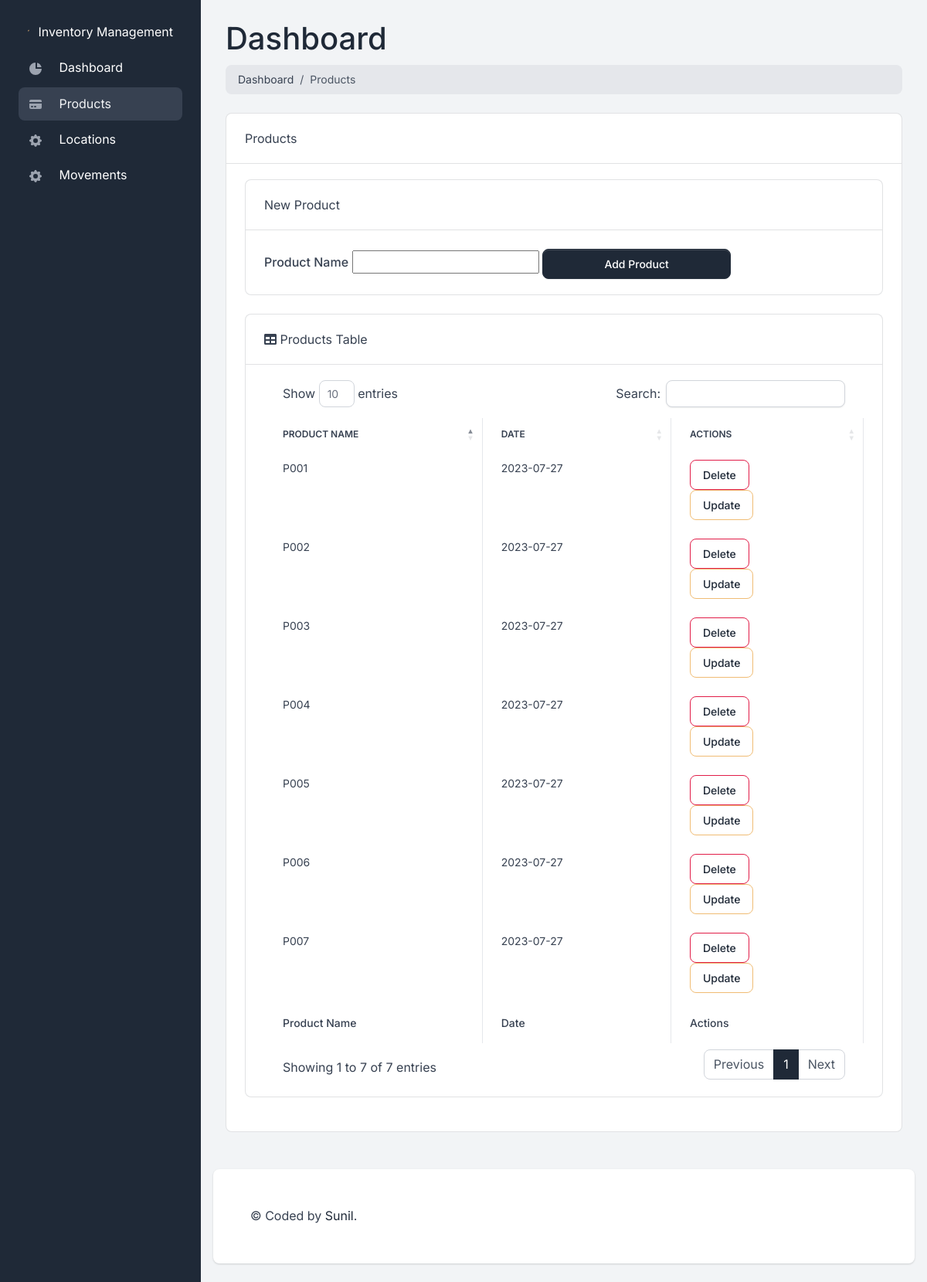
Screenshot of /products/ with the database file from the repository.
### app.py (models this page shows, shortened)
class Product(db.Model):
    __tablename__ = 'products'
    product_id      = db.Column(db.String(200), primary_key=True)
    date_created    = db.Column(db.DateTime, default=datetime.utcnow)

### app.py (the view)
@app.route('/products/', methods=["POST", "GET"])
def viewProduct():
    if (request.method == "POST") and ('product_name' in request.form):
        product_name = request.form["product_name"]
        new_product = Product(product_id=product_name)
        try:
            db.session.add(new_product)
            db.session.commit()
            return redirect("/products/")
        except:
            products = Product.query.order_by(Product.date_created).all()
            return "There Was an issue while add a new Product"
    else:
        products = Product.query.order_by(Product.date_created).all()
        return render_template("products.html", products=products, segment='products')

### templates/products.html (shortened to what this page needs)
{% extends 'layouts/base.html' %}
{% block content %}
<main>
    <div class="container-fluid">
        <h1 class="mt-4">Dashboard</h1>
        <ol class="breadcrumb mb-4">
            <li class="breadcrumb-item"><a href="/">Dashboard</a></li>
            <li class="breadcrumb-item active">Products</li>
        </ol>
        <div class="card mb-4">
            <div class="card-header">Products</div>
            <div class="card-body">
                <div class="card mb-4">
                    <div class="card-header">New Product</div>
                    <div class="card-body">
                        <form action="/products/" method="POST" id="product_form">
                            <label for="product_name" class="col-form-label">Product Name</label>
                            <input type="text" name="product_name" id="product_name">
                            <input id="submitProduct" value="Add Product" class="btn btn-primary">
                        </form>
                    </div>
                </div>
                <div class="card mb-4">
                <div class="card-header">
                    <i class="fas fa-table mr-1"></i>
                    Products Table
                </div>
                <div class="card-body">
                    <div class="table-responsive">
                        {% if products|length < 1 %}
                        <h4>There are no Products, add one above</h4>
                        {% else %}
                        <table class="table table-bordered" id="dataTable" width="100%" cellspacing="0">
                            <thead>
                                <tr>
                                    <th>Product Name</th>
                                    <th>Date</th>
                                    <th>Actions</th>
                                </tr>
                            </thead>
                            <tfoot>
                                <tr>
                                    <th>Product Name</th>
                                    <th>Date</th>
                                    <th>Actions</th>
                                </tr>
                            </tfoot>
                            <tbody>
                                {% for product in products %}
                                <tr>
                                    <td>{{ product.product_id }}</td>
                                    <td>{{ product.date_created.date() }}</td>
                                    <td>
                                        <button class="btn btn-outline-danger" type="button"><a href="/delete-product/{{ product.product_id }}">Delete</a></button>
                                        <br>
                                        <button class="btn btn-outline-secondary" type="button"><a href="/update-product/{{ product.product_id }}">Update</a></button>
                                    </td>
                                </tr>
                                {% endfor %}
                            </tbody>
                        </table>
                        {% endif %}
                </div>
            </div>
                </div>
            </div>
        </div>
    </div>
</main>
{% endblock %}

### rows the page displays
Product: product_id "P001", date_created "2023-07-27"
Product: product_id "P002", date_created "2023-07-27"
Product: product_id "P003", date_created "2023-07-27"
Product: product_id "P004", date_created "2023-07-27"
Product: product_id "P005", date_created "2023-07-27"
Product: product_id "P006", date_created "2023-07-27"
Product: product_id "P007", date_created "2023-07-27"
